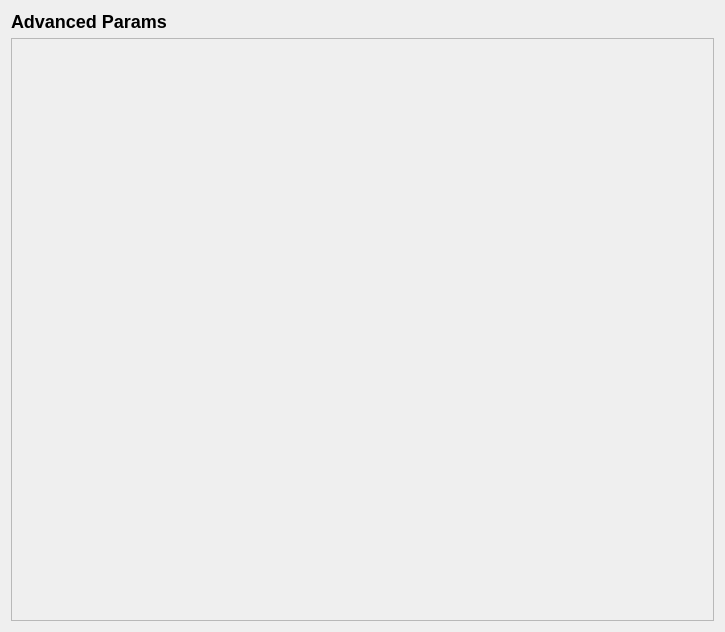
<?xml version="1.0" encoding="UTF-8"?>
<ui version="4.0">
 <class>AdvancedParamConfig</class>
 <widget class="QWidget" name="AdvancedParamConfig">
  <property name="geometry">
   <rect>
    <x>0</x>
    <y>0</y>
    <width>725</width>
    <height>632</height>
   </rect>
  </property>
  <property name="windowTitle">
   <string>Form</string>
  </property>
  <layout class="QVBoxLayout" name="verticalLayout_3">
   <item>
    <widget class="QLabel" name="label">
     <property name="text">
      <string>&lt;h2&gt;Advanced Params&lt;/h2&gt;</string>
     </property>
    </widget>
   </item>
   <item>
    <widget class="QScrollArea" name="scrollArea">
     <property name="widgetResizable">
      <bool>true</bool>
     </property>
     <widget class="QWidget" name="scrollAreaWidgetContents">
      <property name="geometry">
       <rect>
        <x>0</x>
        <y>0</y>
        <width>705</width>
        <height>585</height>
       </rect>
      </property>
      <layout class="QVBoxLayout" name="verticalLayout_2">
       <item>
        <layout class="QVBoxLayout" name="verticalLayout"/>
       </item>
      </layout>
     </widget>
    </widget>
   </item>
  </layout>
 </widget>
 <resources/>
 <connections/>
</ui>
